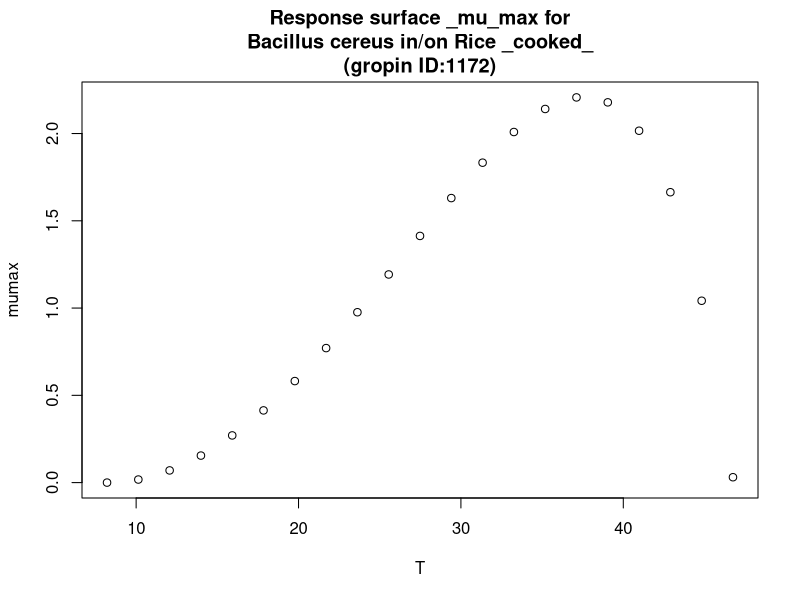

Here is the R script that generated this plot:
#############################
# start of Parameter script
#############################
T <- seq(8.2082,46.7532467532468,length.out=21)
#############################
# end of Parameter script
#############################
############################# 
# start of Model script Gropin ID 1172 
#############################
 
# constant coefficients for this model
 
variables <- data.frame(T)
argumentsPar <- unique.data.frame(expand.grid(variables))
 
# heart of the model
response_surface <- function(T) {
   mumax <-2.21*(T-46.8)*((T-8.23)^2)/(((37.6-8.23)*(T-37.6)-(37.6-46.8)*(37.6+8.23-2*T))*(37.6-8.23))

	return(mumax=mumax)
} 

# output parameters
responseSurface <- cbind(argumentsPar,response_surface(argumentsPar['T']))
colnames(responseSurface) <- c(colnames(argumentsPar),'mumax')
#############################
# End of Model script
#############################
############################# 
# start of Visualisation script Gropin ID 1172 
#############################
titleText <-'Response surface _mu_max for
Bacillus cereus in/on Rice _cooked_
(gropin ID:1172)'
plot(T,responseSurface$'mumax',xlab='T',
                          ylab='mumax',main=titleText)
#############################
# End of Visualisation script
#############################
